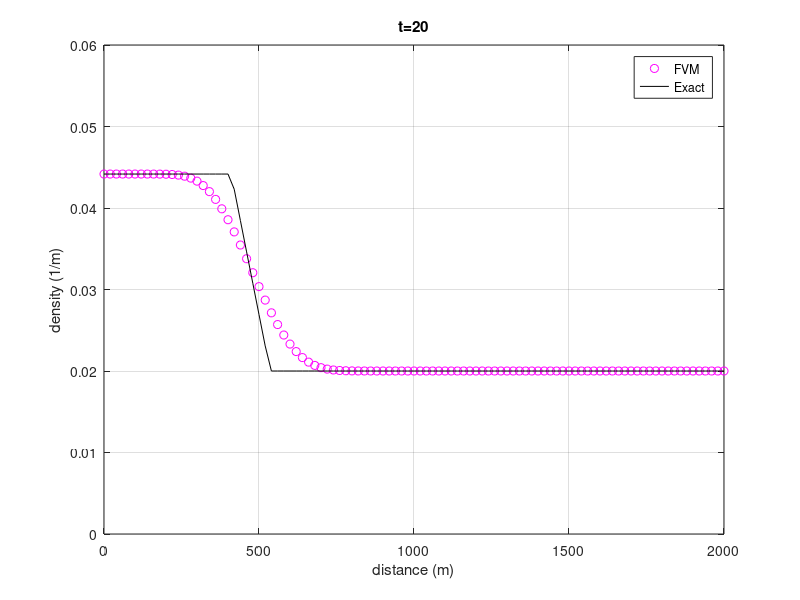

MATLAB code for this plot:
% Script: convect1d.m
clear all;

%set constants
v_max = 33;     % m/s
p_max = 0.25;   % car/m
flux_l = 1.2;   % car/s
p_L = p_max/2 - .5*(p_max^2-4*p_max*flux_l/v_max)^(1/2);     % Left boundary density
p_R = 0.02;     % Right boundary density

% Set-up grid
xL = 0;
xR = 2000;
Nx = 100; % number of control volumes
x = linspace(xL,xR,Nx+1);
% Calculate midpoint values of x in each control volume
xmid = 0.5*(x(1:Nx) + x(2:Nx+1));


% Calculate cell size in control volumes (assumed equal)
dx = x(2) - x(1);
% Set shock velocity
a = ((1-p_L/p_max)*v_max*p_L - (1-p_R/p_max)*v_max*p_R)/(p_L-p_R);
% Set final time
tfinal = 20;
% Set timestep
CFL = 0.5;
dt = CFL*dx/v_max;
t=0;

% Set initial condition to p0 = 0.15 (1/m)
P = zeros(1,Nx);       % Density in each cell
for i = 1:1:Nx
    P(i) = .02;
end % for i = 1:1:numel(xmid)

%initialize size of exact solution array
P_Exact=zeros(size(P));
Q=zeros(1,length(P)+2);
% Loop until t > tfinal
while (t < tfinal)
Pbc = [p_L, P, p_R]; % This enforces the bc
% Calculate the flux at each interface
    for i=1:Nx+1
        s1 = (1-2*Pbc(i)/p_max)*v_max;
        s2 = (1-2*Pbc(i+1)/p_max)*v_max;
        if s1>=s2
            s_max=s1;
        else
            s_max=s2;
        end
        
        Q(i) = 0.5*(Pbc(i)*(1-Pbc(i)/p_max)*v_max+Pbc(i+1)*(1-Pbc(i+1)/p_max)*v_max)+ (s_max/2)*(Pbc(i)-Pbc(i+1));
    end
    
% Calculate rhs in each cell
R = Q(2:Nx+1) - Q(1:Nx);
% Forward Euler step
P = P - (dt/dx)*R;

%  %calculate exact solution at this time step
        for i=1:length(P_Exact)
          if (i-1/2)*dx/t <= (1-2*p_L/p_max)*v_max
              P_Exact(i) = p_L;
          elseif (1-2*p_L/p_max)*v_max < (i-1/2)*dx/t && (i-1/2)*dx/t < (1-2*p_R/p_max)*v_max
              P_Exact(i) = 0.5*p_max*(1-(i-1/2)*dx/(v_max*t));
          else
              P_Exact(i) = p_R;
          end
        end
    
% Increment time
t = t + dt;

% Plot current solution
figure(1)
clf
plot(x,[P, P(Nx)],'mo');
hold on;
plot(x,[P_Exact, P_Exact(Nx)],'k-');
axis([xL, xR, 0, 0.06]);
legend('FVM','Exact');
title(['t=',num2str(t)]);
ylabel('density (1/m)');
xlabel('distance (m)');
grid on;
drawnow;
hold off;
end